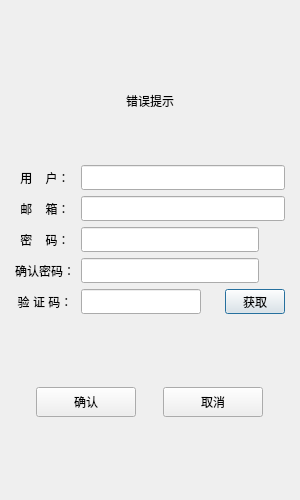
<?xml version="1.0" encoding="UTF-8"?>
<ui version="4.0">
 <class>RegisterDialog</class>
 <widget class="QDialog" name="RegisterDialog">
  <property name="geometry">
   <rect>
    <x>0</x>
    <y>0</y>
    <width>300</width>
    <height>500</height>
   </rect>
  </property>
  <property name="minimumSize">
   <size>
    <width>300</width>
    <height>500</height>
   </size>
  </property>
  <property name="maximumSize">
   <size>
    <width>300</width>
    <height>500</height>
   </size>
  </property>
  <property name="windowTitle">
   <string>Dialog</string>
  </property>
  <layout class="QVBoxLayout" name="verticalLayout_3">
   <item>
    <layout class="QVBoxLayout" name="verticalLayout">
     <property name="leftMargin">
      <number>4</number>
     </property>
     <property name="topMargin">
      <number>4</number>
     </property>
     <property name="rightMargin">
      <number>4</number>
     </property>
     <property name="bottomMargin">
      <number>4</number>
     </property>
     <item>
      <spacer name="verticalSpacer">
       <property name="orientation">
        <enum>Qt::Orientation::Vertical</enum>
       </property>
       <property name="sizeHint" stdset="0">
        <size>
         <width>20</width>
         <height>40</height>
        </size>
       </property>
      </spacer>
     </item>
     <item>
      <widget class="QWidget" name="widget" native="true">
       <layout class="QVBoxLayout" name="verticalLayout_2">
        <item>
         <widget class="QLabel" name="err_tip">
          <property name="text">
           <string>错误提示</string>
          </property>
          <property name="alignment">
           <set>Qt::AlignmentFlag::AlignCenter</set>
          </property>
         </widget>
        </item>
        <item>
         <spacer name="verticalSpacer_4">
          <property name="orientation">
           <enum>Qt::Orientation::Vertical</enum>
          </property>
          <property name="sizeHint" stdset="0">
           <size>
            <width>20</width>
            <height>40</height>
           </size>
          </property>
         </spacer>
        </item>
       </layout>
      </widget>
     </item>
     <item>
      <layout class="QHBoxLayout" name="horizontalLayout">
       <item>
        <widget class="QLabel" name="user_label">
         <property name="minimumSize">
          <size>
           <width>60</width>
           <height>25</height>
          </size>
         </property>
         <property name="maximumSize">
          <size>
           <width>60</width>
           <height>25</height>
          </size>
         </property>
         <property name="text">
          <string>用    户：</string>
         </property>
         <property name="alignment">
          <set>Qt::AlignmentFlag::AlignCenter</set>
         </property>
        </widget>
       </item>
       <item>
        <widget class="QLineEdit" name="user_edit">
         <property name="minimumSize">
          <size>
           <width>0</width>
           <height>25</height>
          </size>
         </property>
         <property name="maximumSize">
          <size>
           <width>16777215</width>
           <height>25</height>
          </size>
         </property>
        </widget>
       </item>
      </layout>
     </item>
     <item>
      <layout class="QHBoxLayout" name="horizontalLayout_2">
       <item>
        <widget class="QLabel" name="email_label">
         <property name="minimumSize">
          <size>
           <width>60</width>
           <height>25</height>
          </size>
         </property>
         <property name="maximumSize">
          <size>
           <width>60</width>
           <height>25</height>
          </size>
         </property>
         <property name="text">
          <string>邮    箱：</string>
         </property>
         <property name="alignment">
          <set>Qt::AlignmentFlag::AlignCenter</set>
         </property>
        </widget>
       </item>
       <item>
        <widget class="QLineEdit" name="email_edit">
         <property name="minimumSize">
          <size>
           <width>0</width>
           <height>25</height>
          </size>
         </property>
         <property name="maximumSize">
          <size>
           <width>16777215</width>
           <height>25</height>
          </size>
         </property>
        </widget>
       </item>
      </layout>
     </item>
     <item>
      <layout class="QHBoxLayout" name="horizontalLayout_3">
       <item>
        <widget class="QLabel" name="pass_label">
         <property name="minimumSize">
          <size>
           <width>60</width>
           <height>25</height>
          </size>
         </property>
         <property name="maximumSize">
          <size>
           <width>60</width>
           <height>25</height>
          </size>
         </property>
         <property name="text">
          <string>密    码：</string>
         </property>
         <property name="alignment">
          <set>Qt::AlignmentFlag::AlignCenter</set>
         </property>
        </widget>
       </item>
       <item>
        <widget class="QLineEdit" name="pass_edit">
         <property name="minimumSize">
          <size>
           <width>0</width>
           <height>25</height>
          </size>
         </property>
         <property name="maximumSize">
          <size>
           <width>16777215</width>
           <height>25</height>
          </size>
         </property>
        </widget>
       </item>
       <item>
        <widget class="QLabel" name="pass_visible">
         <property name="minimumSize">
          <size>
           <width>20</width>
           <height>20</height>
          </size>
         </property>
         <property name="maximumSize">
          <size>
           <width>20</width>
           <height>20</height>
          </size>
         </property>
         <property name="text">
          <string/>
         </property>
        </widget>
       </item>
      </layout>
     </item>
     <item>
      <layout class="QHBoxLayout" name="horizontalLayout_4">
       <item>
        <widget class="QLabel" name="pass_label_2">
         <property name="minimumSize">
          <size>
           <width>60</width>
           <height>25</height>
          </size>
         </property>
         <property name="maximumSize">
          <size>
           <width>60</width>
           <height>25</height>
          </size>
         </property>
         <property name="text">
          <string>确认密码：</string>
         </property>
         <property name="alignment">
          <set>Qt::AlignmentFlag::AlignCenter</set>
         </property>
        </widget>
       </item>
       <item>
        <widget class="QLineEdit" name="pass_edit_2">
         <property name="minimumSize">
          <size>
           <width>0</width>
           <height>25</height>
          </size>
         </property>
         <property name="maximumSize">
          <size>
           <width>16777215</width>
           <height>25</height>
          </size>
         </property>
        </widget>
       </item>
       <item>
        <widget class="QLabel" name="confirm_visible">
         <property name="minimumSize">
          <size>
           <width>20</width>
           <height>20</height>
          </size>
         </property>
         <property name="maximumSize">
          <size>
           <width>20</width>
           <height>20</height>
          </size>
         </property>
         <property name="text">
          <string/>
         </property>
        </widget>
       </item>
      </layout>
     </item>
     <item>
      <layout class="QHBoxLayout" name="horizontalLayout_5">
       <item>
        <widget class="QLabel" name="verify_label">
         <property name="minimumSize">
          <size>
           <width>60</width>
           <height>25</height>
          </size>
         </property>
         <property name="maximumSize">
          <size>
           <width>60</width>
           <height>25</height>
          </size>
         </property>
         <property name="text">
          <string>验 证 码：</string>
         </property>
         <property name="alignment">
          <set>Qt::AlignmentFlag::AlignCenter</set>
         </property>
        </widget>
       </item>
       <item>
        <widget class="QLineEdit" name="verify_edit">
         <property name="minimumSize">
          <size>
           <width>120</width>
           <height>25</height>
          </size>
         </property>
         <property name="maximumSize">
          <size>
           <width>120</width>
           <height>25</height>
          </size>
         </property>
        </widget>
       </item>
       <item>
        <spacer name="horizontalSpacer">
         <property name="orientation">
          <enum>Qt::Orientation::Horizontal</enum>
         </property>
         <property name="sizeHint" stdset="0">
          <size>
           <width>40</width>
           <height>20</height>
          </size>
         </property>
        </spacer>
       </item>
       <item>
        <widget class="TimerBtn" name="get_btn">
         <property name="minimumSize">
          <size>
           <width>60</width>
           <height>25</height>
          </size>
         </property>
         <property name="maximumSize">
          <size>
           <width>60</width>
           <height>25</height>
          </size>
         </property>
         <property name="text">
          <string>获取</string>
         </property>
        </widget>
       </item>
      </layout>
     </item>
     <item>
      <spacer name="verticalSpacer_2">
       <property name="orientation">
        <enum>Qt::Orientation::Vertical</enum>
       </property>
       <property name="sizeHint" stdset="0">
        <size>
         <width>20</width>
         <height>40</height>
        </size>
       </property>
      </spacer>
     </item>
     <item>
      <layout class="QHBoxLayout" name="horizontalLayout_6">
       <item>
        <widget class="QPushButton" name="cofirm_btn">
         <property name="minimumSize">
          <size>
           <width>100</width>
           <height>30</height>
          </size>
         </property>
         <property name="maximumSize">
          <size>
           <width>100</width>
           <height>30</height>
          </size>
         </property>
         <property name="text">
          <string>确认</string>
         </property>
        </widget>
       </item>
       <item>
        <widget class="QPushButton" name="cancel_btn">
         <property name="minimumSize">
          <size>
           <width>100</width>
           <height>30</height>
          </size>
         </property>
         <property name="maximumSize">
          <size>
           <width>100</width>
           <height>30</height>
          </size>
         </property>
         <property name="text">
          <string>取消</string>
         </property>
        </widget>
       </item>
      </layout>
     </item>
     <item>
      <spacer name="verticalSpacer_3">
       <property name="orientation">
        <enum>Qt::Orientation::Vertical</enum>
       </property>
       <property name="sizeHint" stdset="0">
        <size>
         <width>20</width>
         <height>40</height>
        </size>
       </property>
      </spacer>
     </item>
    </layout>
   </item>
  </layout>
 </widget>
 <customwidgets>
  <customwidget>
   <class>TimerBtn</class>
   <extends>QPushButton</extends>
   <header>timerbtn.h</header>
  </customwidget>
 </customwidgets>
 <resources/>
 <connections/>
</ui>
